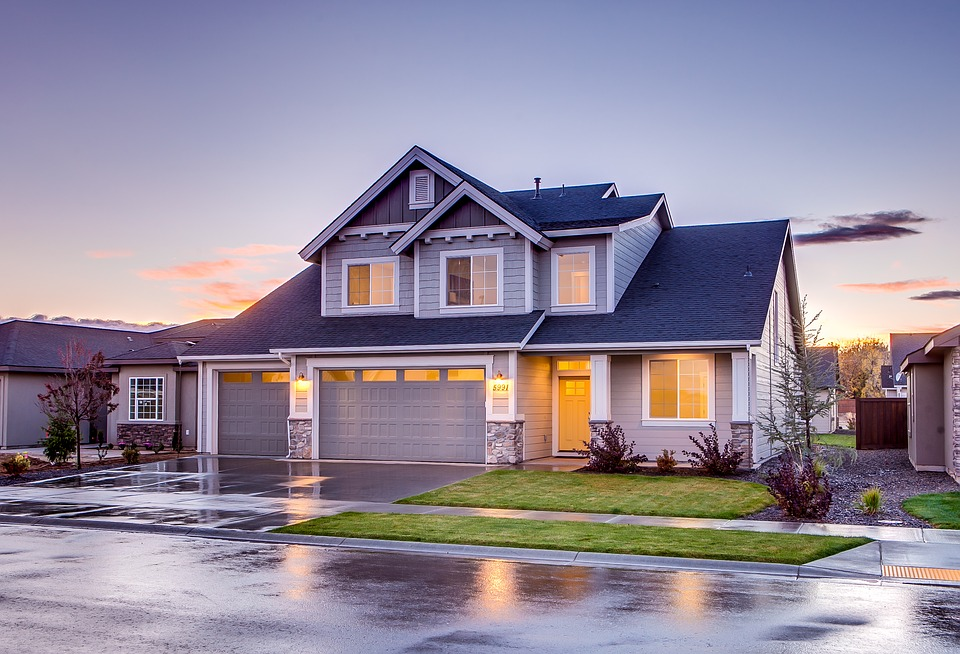
#> input picture Operaciones_Imagenes/casaVacia.jpg, 960 x 654 px, found by its file name
$ python deteccionMovimiento.py
#> lines starting #> are read from the running program, lines starting #| are printed output that depends on the picture
""" BASE DE LA DETECCIÓN DE MOVIMIENTO EN SISTEMAS DE VIDEO VIGILANCIA """
import cv2
import numpy as np

path1 = r'C:\Users\User\Desktop\PDI\Operaciones_Imagenes\casaVacia.jpg'
img1 = cv2.imread(path1) #Leemos la imagen 1
#> img1 is the input picture: shape (654, 960, 3); mean B, G, R 154.2, 137.5, 146.2
img1 = cv2.resize(img1, (500,500)) #Redimensionamos la imagen 1
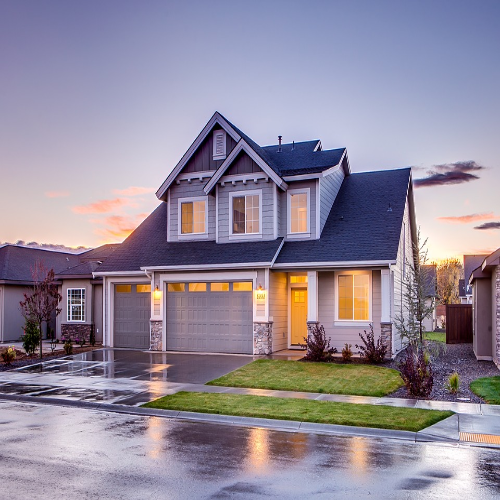
#> img1: shape (500, 500, 3); mean B, G, R 154.1, 137.4, 146.1

path2 = r'C:\Users\User\Desktop\PDI\Operaciones_Imagenes\casaDibujo.jpg'
img2 = cv2.imread(path2) #Leemos la imagen 2
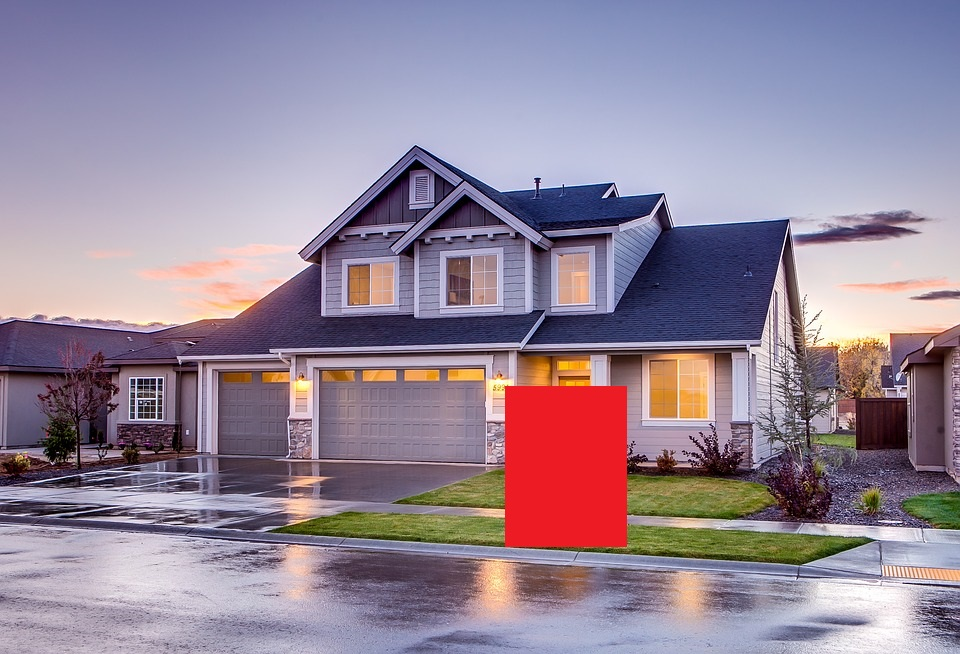
#> input picture Operaciones_Imagenes/casaDibujo.jpg, 960 x 654 px, found by its file name
#> img2 is the input picture: shape (654, 960, 3); mean B, G, R 152.6, 134.4, 148.9
img2 = cv2.resize(img2, (500,500)) #Redimensionamos la imagen 2
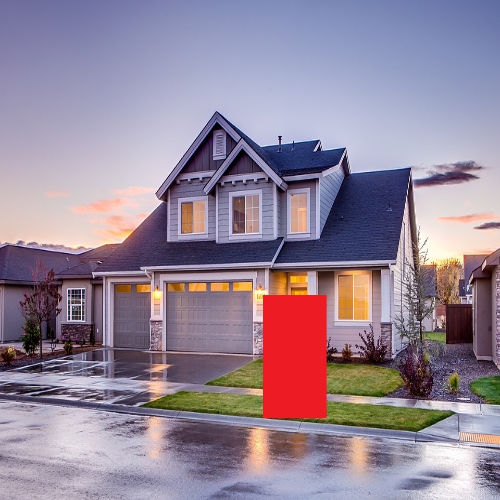
#> img2: shape (500, 500, 3); mean B, G, R 152.5, 134.3, 148.8

resultadoResta = cv2.absdiff(img2,img1) #Realizamos la resta de imagenes donde el resultado es el valor absoluto de la diferencia
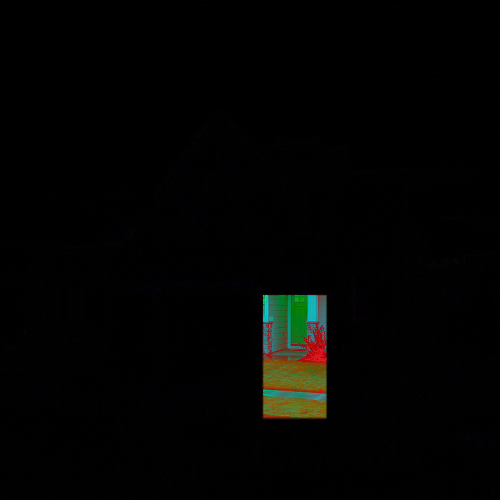
#> resultadoResta: shape (500, 500, 3); mean B, G, R 2.6, 3.7, 3.4

cv2.imshow("Casa Vacia", img1)
cv2.imshow("Casa Dibujo", img2)
cv2.imshow("Resultado", resultadoResta)

cv2.waitKey()
cv2.destroyAllWindows()
